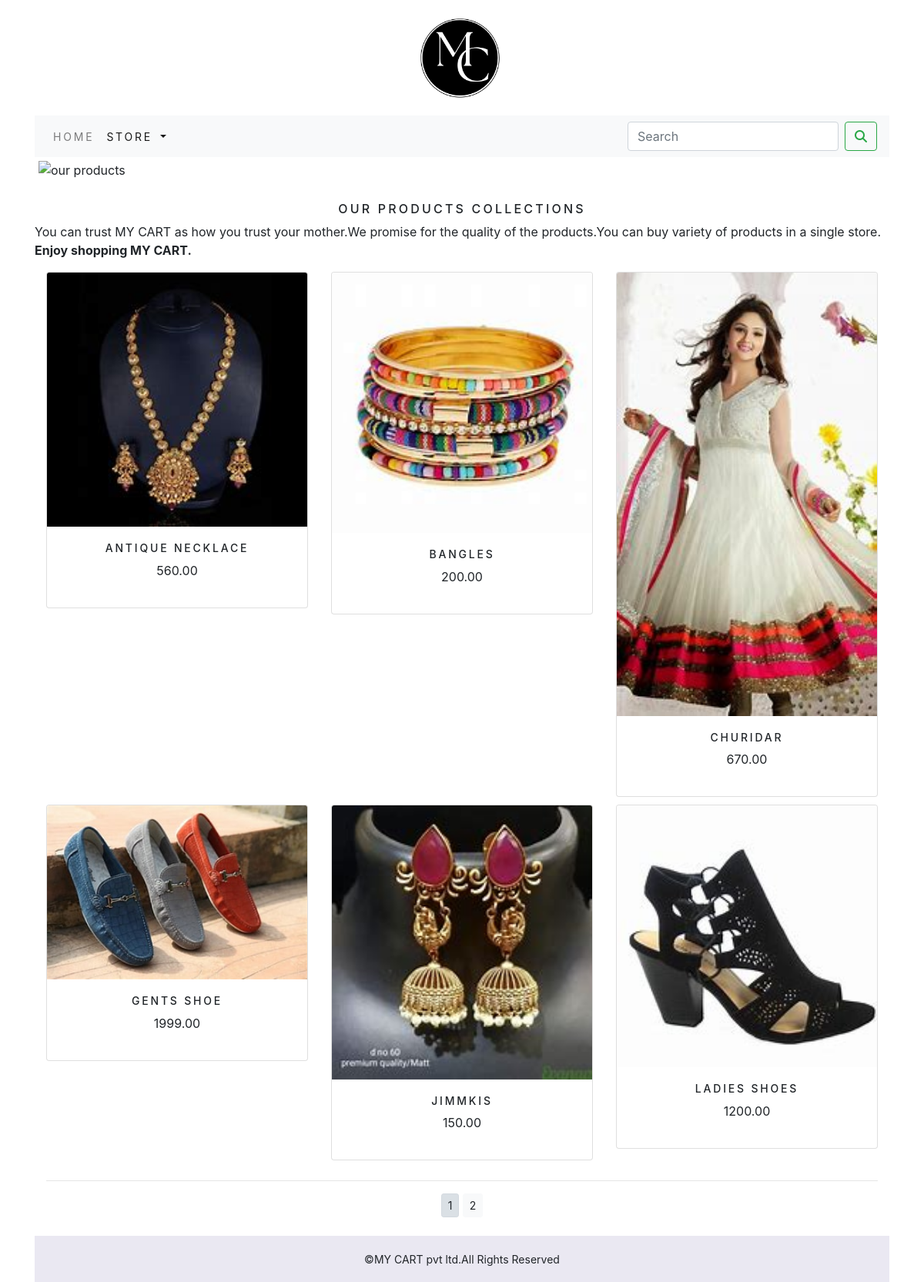
The app's page /shop/ with its own data.
### shop/models.py (models this page shows, shortened)
class Product(models.Model):
    name = models.CharField(max_length=250, unique=True)
    slug = models.SlugField(max_length=250, unique=True)
    description = models.TextField(blank=True)
    price = models.DecimalField(max_digits=20,decimal_places=2)
    category = models.ForeignKey(Category,on_delete=models.CASCADE)
    image = models.ImageField(upload_to='product', blank=True)
    stock = models.IntegerField()
    available = models.BooleanField(default=True)
    created = models.DateTimeField(auto_now_add=True)
    updated = models.DateTimeField(auto_now=True)
    def get_url(self):
        return reverse('shop:ProdCatdetail',args=[self.category.slug,self.slug])
    class Meta:
        ordering = ('name',)
        verbose_name = 'product'
        verbose_name_plural = 'products'

### shop/views.py (the view)
# urls.py: path('',views.allProdCat,name='allProdCat'),
def  allProdCat(request,c_slug=None):
    c_page = None
    products_list = None
    if c_slug != None:
        c_page = get_object_or_404(Category, slug=c_slug)
        products_list = Product.objects.all().filter(category=c_page,available=True)
    else:
        products_list = Product.objects.all().filter(available=True)
    paginator = Paginator(products_list,6)
    try:
        page = int(request.GET.get('page','1'))
    except:
        page = 1
    try:
        products = paginator.page(page)
    except(EmptyPage,InvalidPage):
        products = paginator.page(paginator.num_pages)
    return render(request,'category.html',{'category': c_page, 'products': products})

### cart/context_processors.py (called while the page is built)
def counter(request):
    item_count = 0
    if 'admin' in request.path:
        return{}
    else:
        try:
            cart = Cart.objects.filter(cart_id=_cart_id(request))
            cart_items = CartItem.objects.all().filter(cart=cart[:1])
            for cart_item in cart_items:
                item_count += cart_item.quantity
        except Cart.DoesNotExist:
            item_count = 0
    return dict(item_count=item_count)

### cart/views.py (called while the page is built)
def _cart_id(request):
    cart = request.session.session_key
    if not cart:
        cart = request.session.create()
    return cart

### shop/context_processors.py (called while the page is built)
def menu_links(request):
    links = Category.objects.all()
    return dict(links=links)

### shop/models.py (called while the page is built)
    def get_url(self):
        return reverse('shop:products_by_category', args=[self.slug])

### templates/category.html (shortened to what this page needs)
{% extends 'base.html' %}
{% load static %}
{% block content %}
<div class="mx_auto">
  {% if category %}
  <img class="my_image" src="{{category.image.url}}" alt="{{category.name}}">
</div>
<br>
<div>
  <h1 class="text-center my_title">{{category.name}}</h1>
  <p class="text-justify">{{category.description}}</p>
</div>
{% else %}
<div>
  <img class="my_image my_image_padding" src="{% static 'img/banner.png' %}" alt="our products" width="1250px;" height="500px;">
</div>
<br>
<div>
  <h1 class="text-center my_title">Our products collections</h1>
  <p class="text-justify">You can trust MY CART as how you trust your mother.We promise for the quality of the products.You can buy variety of products in a single store.
  <br><b>Enjoy shopping MY CART.</b></p>
</div>
{% endif %}
<div class="container">
  <div class="row mx_auto">
    {% for product in products.object_list %}
    <div class="my_bottom_margin col-9 col-sm-12 col-md-4  col-lg-4 ">
      <div class="card text-center" style="min-width:18rem;">
        <a href="{{product.get_url}}"><img class="card-img-top my_image" src="{{product.image.url}}" alt="{{product.name}}"></a>
        <div class="card-body">
          <h4>{{product.name}}</h4>
          <p>{{product.price}}</p>
        </div>
      </div>
    </div>
    {% endfor %}
  </div>
  <div class="mx_auto">
    {% if products.paginator.num_pages > 1 %}
    <hr>
    <div class="text-center">
      {% for pg in products.paginator.page_range %}
      <a href="?page={{pg}}" class="btn btn-light btn-sm {% if products.number == pg %} active {% endif %}">{{pg}}</a>
      {% endfor %}
    </div>
    {% endif %}
  </div>
  <br>
</div>
{% endblock %}

### templates/base.html (shortened to what this page needs)
{% load static %}
<!DOCTYPE html>
<html lang="en">
<head>
        <link rel="stylesheet" href="{% static 'css/custom.css' %}">
            <link  href="{% static 'css/bootstrap.min.css' %}" rel="stylesheet">
</head>
<body>
<div class="container">
    {% include 'header.html' %}
    {% include 'nav.html' %}
    {% block content %}
    {% endblock %}
</div>
    {% include 'footer.html' %}
</body>
</html>

### templates/header.html
{% load static %}
<header>
  <center>
    <a href="{% url 'shop:allProdCat' %}"><img src="{% static 'img/logo.png' %}" alt="logimage" width="150px;" height="150px;"></a>
  </center>
</header>

### templates/nav.html (shortened to what this page needs)
<nav class="navbar navbar-expand-lg navbar-light bg-light">
  <div class="collapse navbar-collapse" id="navbarSupportedContent">
    <ul class="navbar-nav mr-auto">
      <li class="nav-item">
        <a class="nav-link" href="#">Home</a>
      </li>
      <li class="nav-item dropdown {% if 'shop' in request.path %} active {% endif %}">
        <a class="nav-link dropdown-toggle" href="#" id="navbarDropdown" role="button" data-toggle="dropdown" aria-haspopup="true" aria-expanded="false">
       Store
        </a>
      </li>
    </ul>
    <form class="form-inline my-2 my-lg-0" action="{% url 'search_app:SearchResult' %}" method="GET">
      <input class="form-control mr-sm-2" type="search" placeholder="Search" name="q" aria-label="Search">
      <button class="btn btn-outline-success my-2 my-sm-0" type="submit"><i class="fa fa-search" ></i></button>
    </form>
  </div>
</nav>

### templates/footer.html
<div class="footer navbar-fixed-bottom my_footer">
  <p class="text-center">&copy;MY CART pvt ltd.All Rights Reserved</p>
</div>

### static/css/custom.css (style rules this page uses)
body { font-family: 'Raleway', sans-serif; }
.nav-item { letter-spacing:.2em; font-size:14px; text-transform:uppercase; }
.my_footer { background-color:#eae8f2; height:60px; }
.my_footer p { padding-top:20px; font-size:14px; }
.my_image { width:100%; height:auto; }
.my_title { font-size:16px; text-transform:uppercase; letter-spacing:.2em; }
.my_image_padding { padding:5px; }
.my_bottom_margin { margin-bottom:10px; }
.card-body h4 { font-size:14px; text-transform:uppercase; letter-spacing:.2em; }

### records on screen
Product: image (picture), name "ANTIQUE NECKLACE", price "560.00"
Product: image (picture), name "BANGLES", price "200.00"
Product: image (picture), name "CHURIDAR", price "670.00"
Product: image (picture), name "GENTS SHOE", price "1999.00"
Product: image (picture), name "JIMMKIS", price "150.00"
Product: image (picture), name "LADIES SHOES", price "1200.00"

### other values on screen
{{ pg }} "1" "2"
